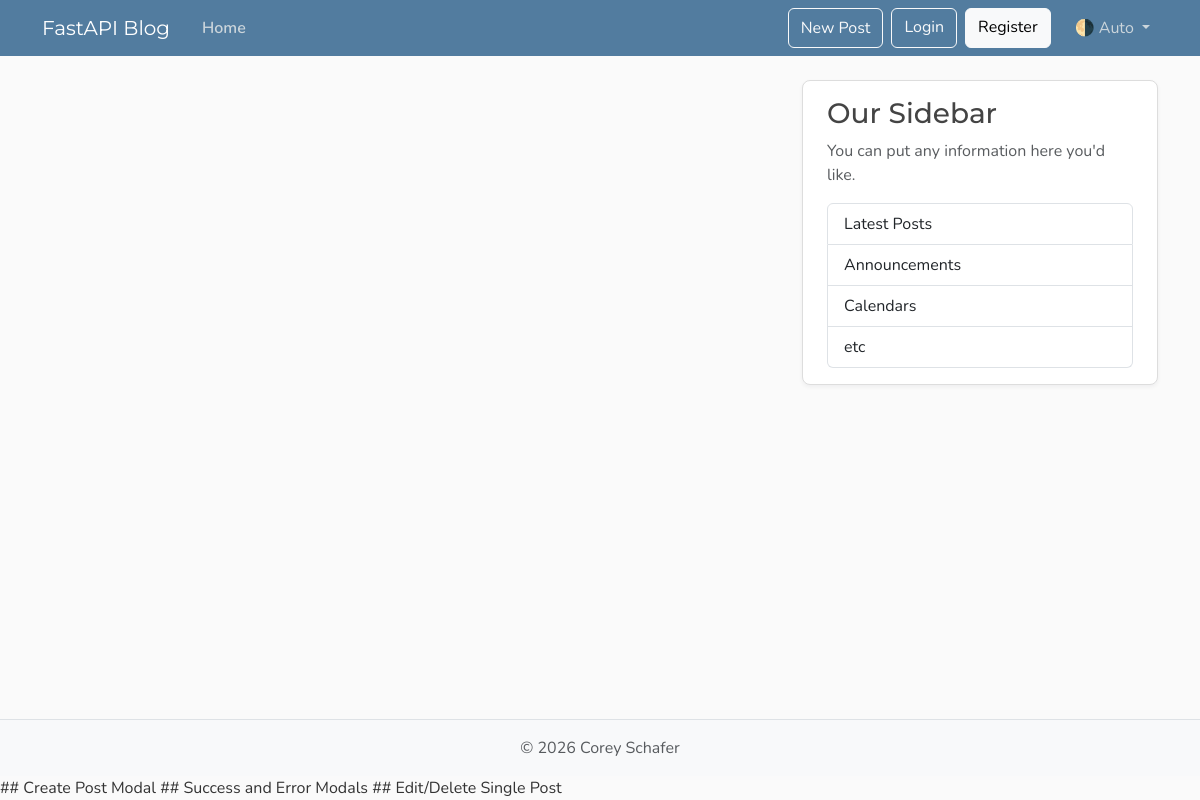
Page /posts on the earlier database version.
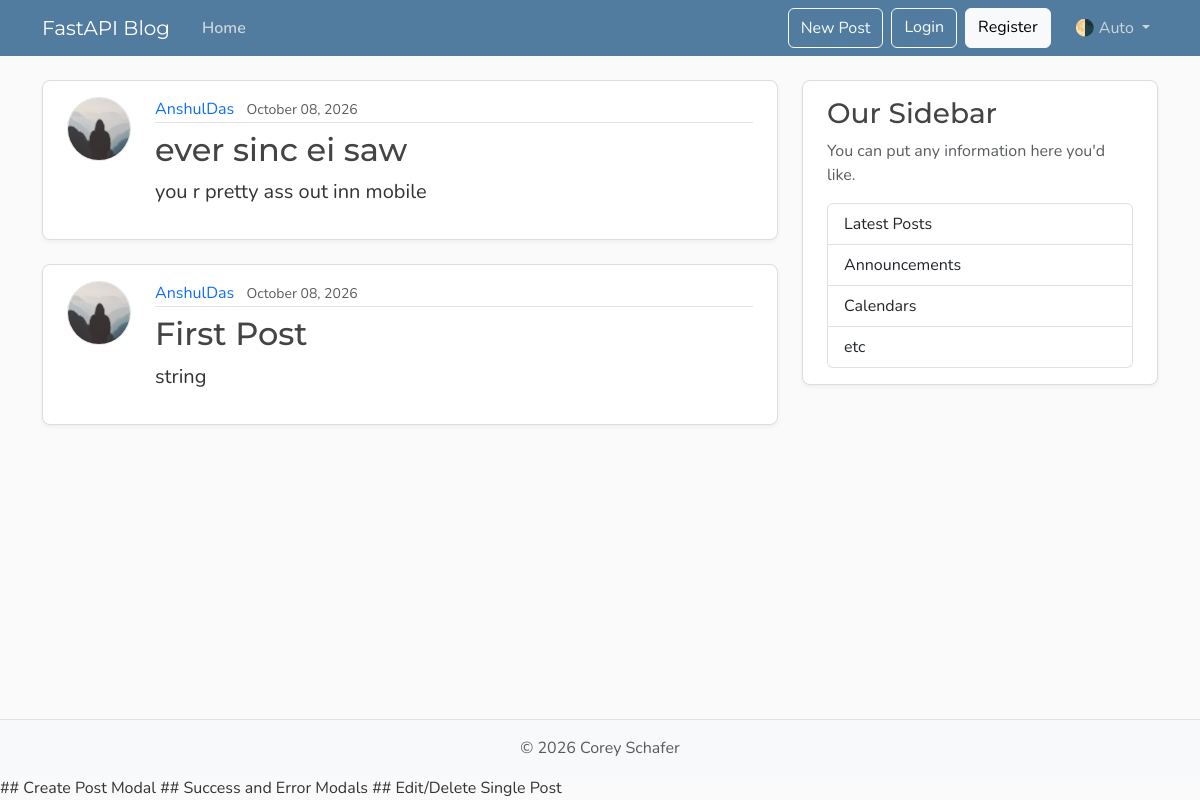
Same page on the later database version.
### models.py (models this page shows, shortened)
class Post(Base):
    __tablename__ = "posts"
    id: Mapped[int] = mapped_column(Integer, primary_key=True, index=True)
    title: Mapped[str] = mapped_column(String(100), nullable=False)
    content: Mapped[str] = mapped_column(Text, nullable=False)
    user_id: Mapped[int] = mapped_column(
        ForeignKey("users.id"),
        nullable=False,
        index=True,
    )
    date_posted: Mapped[datetime] = mapped_column(
        DateTime(timezone=True),
        default=lambda: datetime.now(UTC),
    )
    author: Mapped[User] = relationship(back_populates="posts")

class User(Base):
    __tablename__ = "users"
    id: Mapped[int] = mapped_column(Integer, primary_key=True, index=True)
    username: Mapped[str] = mapped_column(String(50), unique=True, nullable=False)
    email: Mapped[str] = mapped_column(String(120), unique=True, nullable=False)
    image_file: Mapped[str | None] = mapped_column(
        String(200),
        nullable=True,
        default=None,
    )
    posts: Mapped[list[Post]] = relationship(
        back_populates="author",
        cascade="all, delete-orphan",
    )

### main.py (the view)
@app.get("/", include_in_schema=False, name="home")
@app.get("/posts", include_in_schema=False, name="posts")
async def home(request: Request, db: Annotated[AsyncSession, Depends(get_db)]):
    result = await db.execute(
        select(models.Post).options(selectinload(models.Post.author)).order_by(models.Post.date_posted.desc()),
    )
    posts = result.scalars().all()
    return templates.TemplateResponse(
        request,
        "home.html",
        {"posts": posts, "title": "Home"},
    )

### templates/home.html
{% extends "layout.html" %}
{% block content %}
  {% for post in posts %}
    <article class="content-section py-3 px-4 mb-4">
      <div class="d-flex align-items-start gap-4">
        <img class="rounded-circle article-img flex-shrink-0"
             src="{{ post.author.image_path }}"
             alt="{{ post.author.username }}'s profile picture"
             width="64"
             height="64"
             loading="lazy">
        <div class="flex-grow-1">
          <div class="article-metadata mb-2">
            <a class="me-2"
               href="{{ url_for("user_posts", user_id=post.author.id) }}">{{ post.author.username }}</a>
            <small class="text-body-secondary">{{ post.date_posted.strftime("%B %d, %Y") }}</small>
          </div>
          <h2>
            <a class="article-title"
               href="{{ url_for("post_page", post_id=post.id) }}">{{ post.title }}</a>
          </h2>
          <p class="article-content">{{ post.content }}</p>
        </div>
      </div>
    </article>
  {% endfor %}
{% endblock content %}

### templates/layout.html (shortened to what this page needs)
<!DOCTYPE html>
<html lang="en">
  <head>
    <link href="https://cdn.jsdelivr.net/npm/bootstrap@5.3.8/dist/css/bootstrap.min.css"
          rel="stylesheet"
>
    <link rel="stylesheet"
          type="text/css"
          href="{{ url_for("static", path='css/main.css') }}">
  </head>
  <body class="d-flex flex-column min-vh-100">
    <header class="site-header">
      <nav class="navbar navbar-expand-md bg-steel fixed-top"
           data-bs-theme="dark">
        <div class="container">
          <a class="navbar-brand me-4" href="{{ url_for("home") }}">FastAPI Blog</a>
          <div class="collapse navbar-collapse" id="navbarToggle">
            <div class="navbar-nav me-auto">
              <a class="nav-link active"
                 aria-current="page"
                 href="{{ url_for("home") }}">Home</a>
            </div>
            <div class="navbar-nav">
<button class="btn btn-outline-light mb-2 mb-md-0 me-md-2"
        type="button"
        data-bs-toggle="modal"
        data-bs-target="#createPostModal">New Post</button>
              <a class="btn btn-outline-light mb-2 mb-md-0 me-md-2" href="#">Login</a>
              <a class="btn btn-light mb-2 mb-md-0 me-md-3" href="#">Register</a>
              <div class="nav-item dropdown">
                <a class="nav-link dropdown-toggle"
                   href="#"
                   role="button"
                   id="bd-theme"
                   data-bs-toggle="dropdown"
                   aria-expanded="false">
                  <span id="bd-theme-text">🌗 Auto</span>
                </a>
              </div>
            </div>
          </div>
        </div>
      </nav>
    </header>
    <main role="main" class="container">
      <div class="row">
        <div class="col-md-8">
          {% block content %}
          {% endblock content %}
        </div>
        <aside class="col-md-4">
          <div class="content-section py-3 px-4 mb-4">
            <h3>Our Sidebar</h3>
            <p class="text-body-secondary">You can put any information here you'd like.</p>
            <ul class="list-group">
              <li class="list-group-item">Latest Posts</li>
              <li class="list-group-item">Announcements</li>
              <li class="list-group-item">Calendars</li>
              <li class="list-group-item">etc</li>
            </ul>
          </div>
        </aside>
      </div>
    </main>
    <footer class="mt-auto py-3 bg-body-tertiary border-top">
      <div class="container text-center">
        <p class="text-body-secondary mb-0">
          © <span id="year"></span> Corey Schafer
        </p>
      </div>
    </footer>
    ## Create Post Modal
## Success and Error Modals
## Edit/Delete Single Post
  </body>
</html>

### static/css/main.css (style rules this page uses)
:root { --font-heading: "Montserrat", system-ui, -apple-system, BlinkMacSystemFont, sans-serif; --font-body: "Nunito", system-ui, -apple-system, BlinkMacSystemFont, sans-serif; --color-bg-body: #fafafa; --color-bg-content: #ffffff; --color-text-primary: #333333; --color-text-heading: #444444; --color-steel: #527c9f; --color-nav-link: #cbd5db; --color-nav-link-hover: #ffffff; --color-link-hover: #428bca; --color-border: #dddddd; --color-border-light: #e3e3e3; --spacing-xl: 5rem; --article-img-size: 4rem; --account-img-size: 7.813rem; }
body { font-family: var(--font-body); background: var(--color-bg-body); color: var(--color-text-primary); }
main { padding-top: var(--spacing-xl); }
h1, h2, h3, h4, h5, h6 { font-family: var(--font-heading); color: var(--color-text-heading); }
.navbar-brand { font-family: var(--font-heading); }
a { text-decoration: none; }
.bg-steel { background-color: var(--color-steel); }
.site-header .navbar-nav .nav-link { color: var(--color-nav-link); transition: color 0.2s ease-in-out; }
.site-header .navbar-nav .nav-link.active { font-weight: 600; }
.content-section { background: var(--color-bg-content); border: 1px solid var(--color-border); border-radius: 0.5rem; box-shadow: 0 2px 4px rgba(15, 23, 42, 0.05); transition: box-shadow 0.15s ease, transform 0.15s ease, border-color 0.15s ease; }
.article-title { color: var(--color-text-heading); transition: color 0.2s ease-in-out; }
.article-content { white-space: pre-line; font-size: 1.25rem; }
.article-img { height: var(--article-img-size); width: var(--article-img-size); flex-shrink: 0; object-fit: cover; border: 1px solid var(--color-border-light); box-shadow: 0 0 0 2px var(--color-bg-content); }
.article-metadata { padding-bottom: 0.063rem; border-bottom: 1px solid var(--color-border-light); }
.article-metadata a { transition: color 0.2s ease-in-out; }
[data-bs-theme="dark"] { --color-bg-body: #1a1a1a; --color-bg-content: #2d2d2d; --color-text-primary: #e0e0e0; --color-text-heading: #f0f0f0; --color-border: #404040; --color-border-light: #4a4a4a; }

Differences in the rows shown:
added Post: author.username "AnshulDas", date_posted "October 08, 2026", title "ever sinc ei saw", content "you r pretty ass out inn mobile"
added Post: author.username "AnshulDas", date_posted "October 08, 2026", title "First Post", content "string"
